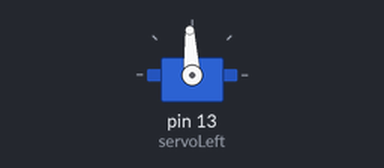
Recording of a sketch running on a simulated Arduino Uno, built with avr-gcc and run on an emulated ATmega328P. Parts: servo.

Above: at 0.05 s.
Timing chart, 0 to 4.6 s (numbered marks = the images above):
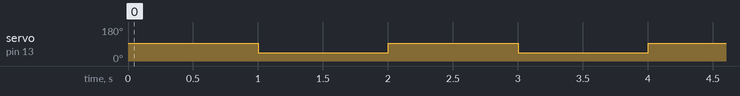

The sketch:

Servo.ino
```cpp
/*
 Robotics with the BOE Shield – LeftServoStayStill
 Generate signal to make the servo stay still for centering.
 */

#include <Servo.h>                           // Include servo library

Servo servoLeft;                             // Declare left servo

void setup()                                 // Built in initialization block
{
  servoLeft.attach(13);                      // Attach left signal to pin 13
  servoLeft.writeMicroseconds(1500);         // 1.5 ms stay still signal
}

void loop()                                  // Main loop auto-repeats
{
servoLeft.writeMicroseconds(1500);
delay(1000);                                // Empty, nothing needs repeating
servoLeft.writeMicroseconds(1000);
delay(1000);                                    // Empty, nothing needs repeating
}
```

Measured:
- by itself, servo on pin 13 (servoLeft): alternates 93° for 1.0 s and 44° for 1.0 s
